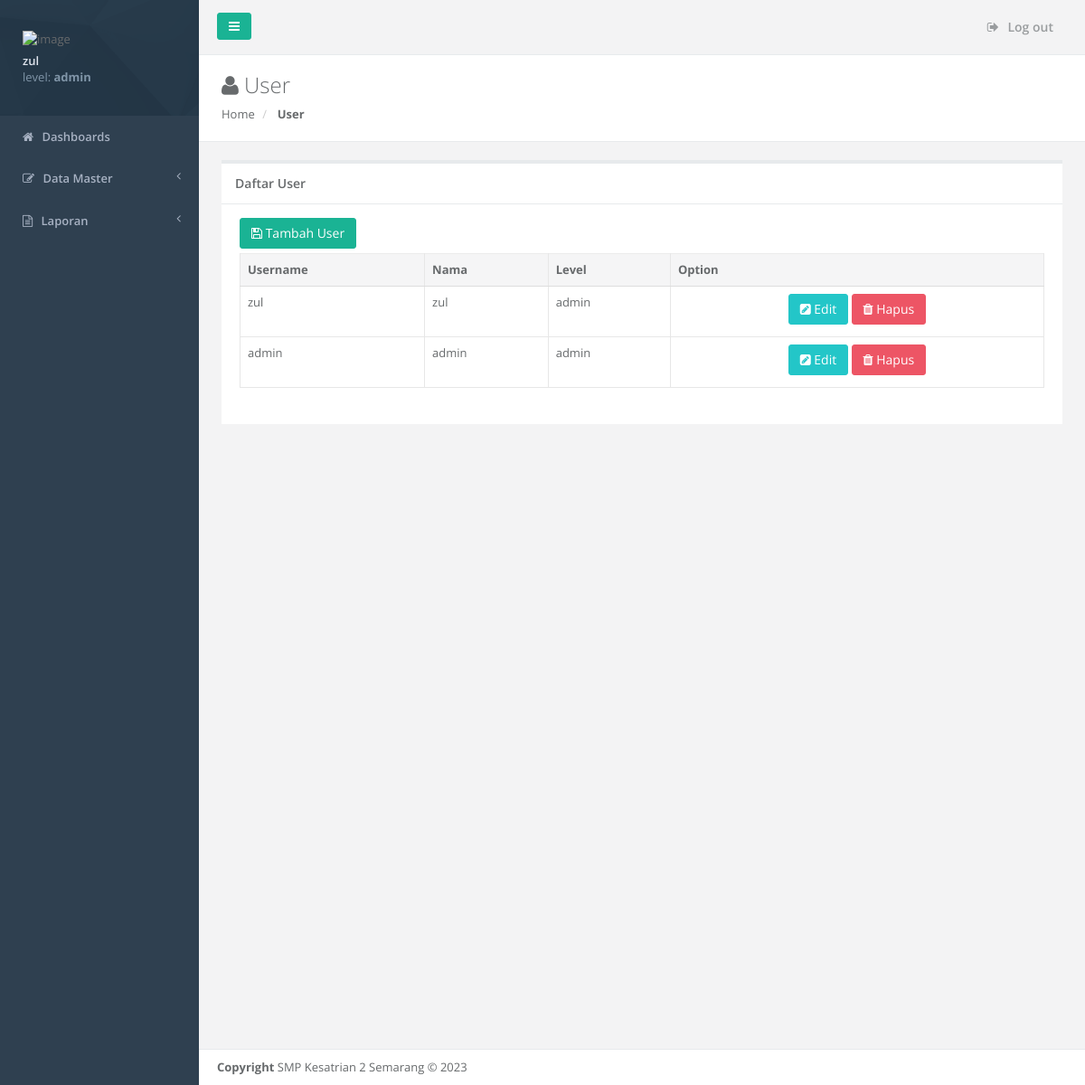
The page /home.php?module=user (signed in) on the database its author committed.
### tables this page shows
CREATE TABLE IF NOT EXISTS `menu` (
  `idmenu` int(11) NOT NULL AUTO_INCREMENT,
  `namamenu` varchar(50) DEFAULT NULL,
  `link` varchar(100) DEFAULT NULL,
  `icon` varchar(50) DEFAULT NULL,
  `parentid` varchar(11) DEFAULT NULL,
  `submenu` int(11) DEFAULT NULL,
  `level` varchar(50) DEFAULT NULL,
  `aktif` enum('Y','N') DEFAULT 'Y',
  `add` varchar(255) DEFAULT NULL,
  `class` varchar(255) DEFAULT NULL,
  PRIMARY KEY (`idmenu`) USING BTREE
);

CREATE TABLE IF NOT EXISTS `user` (
  `iduser` int(11) NOT NULL AUTO_INCREMENT,
  `username` varchar(100) DEFAULT NULL,
  `password` varchar(255) DEFAULT NULL,
  `role` varchar(255) DEFAULT NULL,
  `nama` varchar(255) DEFAULT NULL,
  PRIMARY KEY (`iduser`)
);

### home.php (the view, shortened to what this page needs)
<?php
if (isset($_SESSION['username'])) {
?>
    <!DOCTYPE html>
    <html>
    <head>
        <link href="css/bootstrap.min.css" rel="stylesheet">
        <link href="font-awesome/css/font-awesome.css" rel="stylesheet">
        <link href="css/plugins/toastr/toastr.min.css" rel="stylesheet">
        <link href="css/plugins/datatables/datatables.bootstrap.css" rel="stylesheet">
        <link href="css/plugins/datapicker/datepicker3.css" rel="stylesheet">
        <link href="css/animate.css" rel="stylesheet">
        <link href="css/style.css" rel="stylesheet">
    </head>
    <body>
        <div id="wrapper">
            <nav class="navbar-default navbar-static-side" role="navigation">
                <div class="sidebar-collapse">
                    <ul class="nav" id="side-menu">
                        <li class="nav-header">
                            <div class="dropdown profile-element"> <span>
                                    <img alt="image" width="60" src="img/user.png" />
                                </span>
                                <a data-toggle="dropdown" class="dropdown-toggle">
                                    <span class="clear"> <span class="block m-t-xs"> <strong class="font-bold"><?php echo $_SESSION['namaadmin'] ?></strong>
                                        </span> <span class="text-muted text-xs block">level: <strong><?php echo $_SESSION['level']; ?></strong> <b></b></span> </span> </a>
                            </div>
                        </li>
                        <li>
                            <a href="index.php"><i class="fa fa-home"></i> <span class="nav-label">Dashboards</span></a>
                        </li>
                        <?php
                        $sql = mysql_query("SELECT * FROM menu where submenu='0' and aktif='Y' and `level` like '%$_SESSION[level]%' ORDER BY idmenu ASC");
                        if (mysql_num_rows($sql) != 0) {
                            while ($row = mysql_fetch_array($sql)) {
                                echo "<li><a href='$row[link]'><i class='$row[icon]'></i> <span class='nav-label'>$row[namamenu]</span> $row[add]</a>";
                                echo "</li>";
                            }
                        }
                        ?>
                </div>
            </nav>
            <div id="page-wrapper" class="gray-bg">
                <div class="row border-bottom">
                    <nav class="navbar navbar-static-top  " role="navigation" style="margin-bottom: 0">
                        <div class="navbar-header">
                            <a class="navbar-minimalize minimalize-styl-2 btn btn-primary " href="#"><i class="fa fa-bars"></i> </a>
                        </div>
                        <ul class="nav navbar-top-links navbar-right">
                            <li>
                                <a href="logout.php">
                                    <i class="fa fa-sign-out"></i> Log out
                                </a>
                            </li>
                        </ul>
                    </nav>
                </div>
                <?php
                if (isset($_GET['module'])) {
                    switch ($_GET['module']) {
                        case 'user':
                            include "module/user/daftaruser.php";
                            break;
                    }
                } else {
                    include "welcome.php";
                }
                ?>
                <div class="footer">
                    <div>
                        <strong>Copyright</strong> SMP Kesatrian 2 Semarang &copy; 2023
                    </div>
                </div>
            </div>
        </div>
    </body>
    </html>
    <link href="css/select2.min.css" rel="stylesheet" />
<?php
} else {
    header('location : login.php');
}
?>

### module/user/daftaruser.php (shortened to what this page needs)
<div class="row wrapper border-bottom white-bg page-heading">
    <div class="col-sm-4">
        <?php
        $a = $_GET;
        $ico = "SELECT * from menu where SUBSTRING_INDEX(link, '=', -1)='" . $a["module"] . "'";
        $exec = mysql_query($ico);
        while ($rico = mysql_fetch_assoc($exec)) {
            echo "<h2><i class='$rico[icon]'></i> $rico[namamenu]</h2>";
        }
        ?>
        <ol class="breadcrumb">
            <li>
                <a href="index.html">Home</a>
            </li>
            <li class="active">
                <strong>User</strong>
            </li>
        </ol>
    </div>
</div>
<div class="row">
    <div class="col-lg-12">
        <div class="wrapper wrapper-content">
            <div class="ibox float-e-margins">
                <div class="ibox-title">
                    <h5>Daftar User</h5>
                </div>
                <div class="ibox-content">
                    <div class="row">
                        <div class="col-xs-12"><a href="home.php?module=formuser&submit=new" class="btn btn-primary"><i class="fa fa-save (alias)"></i> Tambah User</a></div>
                        <div class="col-xs-12">
                            <table class="table table-bordered">
                                <thead>
                                    <tr>
                                        <th>Username</th>
                                        <th>Nama</th>
                                        <th>Level</th>
                                        <th>Option</th>
                                    </tr>
                                </thead>
                                <tbody>
                                    <?php
                                    $query = "SELECT * FROM user";
                                    $exec = mysql_query($query);
                                    while ($rs = mysql_fetch_assoc($exec)) {
                                        echo "
                                    <tr>
                                        <td>" . $rs["username"] . "</td>
                                        <td>" . $rs["nama"] . "</td>
                                        <td>" . $rs["role"] . "</td>
                                        <td align='center'>
                                            <a href='home.php?module=formuser&submit=edit&username=" . $rs["username"] . "' class='btn btn-info'><i class='fa fa-pencil-square'></i> Edit<a>
                                            <button onclick=hapus('" . $rs["username"] . "') class='btn btn-danger'><i class='fa fa-trash'></i> Hapus</button>
                                        </td>
                                    </tr>";
                                    }
                                    ?>
                                </tbody>
                            </table>
                        </div>
                    </div>
                </div>
            </div>
        </div>
    </div>
</div>

### rows shown on the page
menu: namamenu "Data Master"
menu: namamenu "Laporan"
menu: namamenu "User"
user: username "zul", nama "zul", role "admin"
user: username "admin", nama "admin", role "admin"

### other values the page prints
$_SESSION['namaadmin'] "zul"
$_SESSION['level'] "admin"
